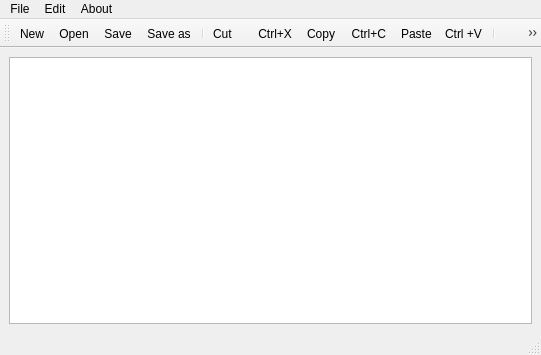
<?xml version="1.0" encoding="UTF-8"?>
<ui version="4.0">
 <class>MainWindow</class>
 <widget class="QMainWindow" name="MainWindow">
  <property name="geometry">
   <rect>
    <x>0</x>
    <y>0</y>
    <width>541</width>
    <height>355</height>
   </rect>
  </property>
  <property name="windowTitle">
   <string>MainWindow</string>
  </property>
  <widget class="QWidget" name="centralwidget">
   <layout class="QHBoxLayout" name="horizontalLayout">
    <item>
     <widget class="QTextEdit" name="textEdit"/>
    </item>
   </layout>
  </widget>
  <widget class="QMenuBar" name="menubar">
   <property name="geometry">
    <rect>
     <x>0</x>
     <y>0</y>
     <width>541</width>
     <height>21</height>
    </rect>
   </property>
   <widget class="QMenu" name="menuFile">
    <property name="title">
     <string>File</string>
    </property>
    <addaction name="actionNew_Ctrl_N"/>
    <addaction name="actionOpen_Ctrl_O"/>
    <addaction name="separator"/>
    <addaction name="actionSave_Ctrl_S"/>
    <addaction name="actionSave_as_Ctrl_Shift"/>
    <addaction name="separator"/>
    <addaction name="actionPrint_Ctrl_P"/>
    <addaction name="actionExit"/>
   </widget>
   <widget class="QMenu" name="menuEdit">
    <property name="title">
     <string>Edit</string>
    </property>
    <addaction name="actionCut"/>
    <addaction name="actionCopy_Ctrl_C"/>
    <addaction name="action_Paste_Ctrl_V"/>
    <addaction name="separator"/>
    <addaction name="actionRedo"/>
    <addaction name="actionUndo_Ctrl_Z"/>
    <addaction name="separator"/>
    <addaction name="actionFont"/>
    <addaction name="actionColour"/>
    <addaction name="actionBackground_Colour"/>
    <addaction name="actionBacground_Colour_Edit_Text"/>
   </widget>
   <widget class="QMenu" name="menuAbout">
    <property name="title">
     <string>About</string>
    </property>
    <addaction name="actionAboutt_Notepad"/>
   </widget>
   <addaction name="menuFile"/>
   <addaction name="menuEdit"/>
   <addaction name="menuAbout"/>
  </widget>
  <widget class="QStatusBar" name="statusbar"/>
  <widget class="QToolBar" name="toolBar">
   <property name="windowTitle">
    <string>toolBar</string>
   </property>
   <attribute name="toolBarArea">
    <enum>TopToolBarArea</enum>
   </attribute>
   <attribute name="toolBarBreak">
    <bool>false</bool>
   </attribute>
   <addaction name="actionNew_Ctrl_N"/>
   <addaction name="actionOpen_Ctrl_O"/>
   <addaction name="actionSave_Ctrl_S"/>
   <addaction name="actionSave_as_Ctrl_Shift"/>
   <addaction name="separator"/>
   <addaction name="actionCut"/>
   <addaction name="actionCopy_Ctrl_C"/>
   <addaction name="action_Paste_Ctrl_V"/>
   <addaction name="separator"/>
   <addaction name="actionRedo"/>
   <addaction name="actionUndo_Ctrl_Z"/>
   <addaction name="separator"/>
   <addaction name="actionColour"/>
   <addaction name="actionFont"/>
   <addaction name="actionBackground_Colour"/>
   <addaction name="actionPrint_Ctrl_P"/>
   <addaction name="separator"/>
   <addaction name="actionAboutt_Notepad"/>
  </widget>
  <action name="actionNew_Ctrl_N">
   <property name="icon">
    <iconset resource="Resource.qrc">
     <normaloff>:/rec/Images/new.png.png</normaloff>:/rec/Images/new.png.png</iconset>
   </property>
   <property name="text">
    <string>New            </string>
   </property>
  </action>
  <action name="actionOpen_Ctrl_O">
   <property name="icon">
    <iconset resource="Resource.qrc">
     <normaloff>:/rec/Images/open.png.png</normaloff>:/rec/Images/open.png.png</iconset>
   </property>
   <property name="text">
    <string>Open          </string>
   </property>
  </action>
  <action name="actionSave_Ctrl_S">
   <property name="icon">
    <iconset resource="Resource.qrc">
     <normaloff>:/rec/Images/save.png.png</normaloff>:/rec/Images/save.png.png</iconset>
   </property>
   <property name="text">
    <string>Save            </string>
   </property>
  </action>
  <action name="actionSave_as_Ctrl_Shift">
   <property name="icon">
    <iconset resource="Resource.qrc">
     <normaloff>:/rec/Images/save-as.png.png</normaloff>:/rec/Images/save-as.png.png</iconset>
   </property>
   <property name="text">
    <string>Save as       </string>
   </property>
  </action>
  <action name="actionCut">
   <property name="icon">
    <iconset resource="Resource.qrc">
     <normaloff>:/rec/Images/cut.png.png</normaloff>:/rec/Images/cut.png.png</iconset>
   </property>
   <property name="text">
    <string>Cut        Ctrl+X</string>
   </property>
  </action>
  <action name="actionCopy_Ctrl_C">
   <property name="icon">
    <iconset resource="Resource.qrc">
     <normaloff>:/rec/Images/copy.png.png</normaloff>:/rec/Images/copy.png.png</iconset>
   </property>
   <property name="text">
    <string>Copy     Ctrl+C</string>
   </property>
  </action>
  <action name="action_Paste_Ctrl_V">
   <property name="icon">
    <iconset resource="Resource.qrc">
     <normaloff>:/rec/Images/paste.png.jpg</normaloff>:/rec/Images/paste.png.jpg</iconset>
   </property>
   <property name="text">
    <string> Paste    Ctrl +V</string>
   </property>
  </action>
  <action name="actionRedo">
   <property name="icon">
    <iconset resource="Resource.qrc">
     <normaloff>:/rec/Images/redo.png.png</normaloff>:/rec/Images/redo.png.png</iconset>
   </property>
   <property name="text">
    <string>Redo </string>
   </property>
  </action>
  <action name="actionUndo_Ctrl_Z">
   <property name="icon">
    <iconset resource="Resource.qrc">
     <normaloff>:/rec/Images/undo.png.png</normaloff>:/rec/Images/undo.png.png</iconset>
   </property>
   <property name="text">
    <string>Undo     Ctrl+Z</string>
   </property>
  </action>
  <action name="actionAboutt_Notepad">
   <property name="icon">
    <iconset resource="Resource.qrc">
     <normaloff>:/rec/Images/about.png.png</normaloff>:/rec/Images/about.png.png</iconset>
   </property>
   <property name="text">
    <string>About EasyNotes - Notepad</string>
   </property>
  </action>
  <action name="actionPrint_Ctrl_P">
   <property name="icon">
    <iconset resource="Resource.qrc">
     <normaloff>:/rec/Images/print.png.png</normaloff>:/rec/Images/print.png.png</iconset>
   </property>
   <property name="text">
    <string>Print            </string>
   </property>
  </action>
  <action name="actionExit">
   <property name="icon">
    <iconset resource="Resource.qrc">
     <normaloff>:/rec/Images/exit.png.png</normaloff>:/rec/Images/exit.png.png</iconset>
   </property>
   <property name="text">
    <string>Exit</string>
   </property>
  </action>
  <action name="actionFont">
   <property name="icon">
    <iconset resource="Resource.qrc">
     <normaloff>:/rec/Images/Font.png</normaloff>:/rec/Images/Font.png</iconset>
   </property>
   <property name="text">
    <string>Font</string>
   </property>
  </action>
  <action name="actionColour">
   <property name="icon">
    <iconset resource="Resource.qrc">
     <normaloff>:/rec/Images/colors.png</normaloff>:/rec/Images/colors.png</iconset>
   </property>
   <property name="text">
    <string>Text  Colour</string>
   </property>
  </action>
  <action name="actionBackground_Colour">
   <property name="icon">
    <iconset resource="Resource.qrc">
     <normaloff>:/rec/Images/backgroung.png</normaloff>:/rec/Images/backgroung.png</iconset>
   </property>
   <property name="text">
    <string>Background Colour</string>
   </property>
  </action>
  <action name="actionBacground_Colour_Edit_Text">
   <property name="icon">
    <iconset resource="Resource.qrc">
     <normaloff>:/rec/Images/background color text.png</normaloff>:/rec/Images/background color text.png</iconset>
   </property>
   <property name="text">
    <string>Bacground Colour  Text</string>
   </property>
  </action>
 </widget>
 <resources>
  <include location="Resource.qrc"/>
 </resources>
 <connections/>
</ui>
